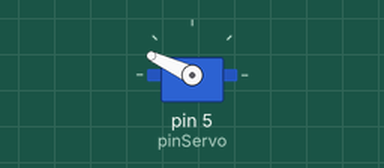
The sketch below on a simulated Arduino Uno, built with avr-gcc and run on an emulated ATmega328P. Shown: servo. Random numbers use the default seed unless the sketch sets one.

Above: at 0.05 s.
At 9.51 s:
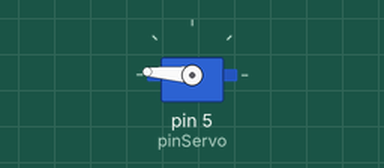
At 19.78 s:
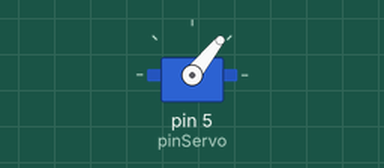
At 39.93 s:
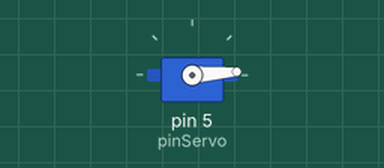
Timing chart, 0 to 40.0 s (numbered marks = the images above):
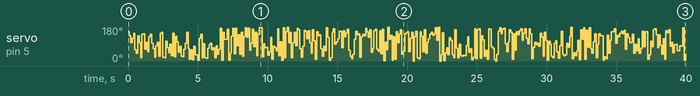

Measured:
- by itself, servo on pin 5 (pinServo): 155° → 133° at 0.10 s, → 96° 0.10 s later, → 121° 0.10 s later, → 147° 0.10 s later, … (395 changes in this stretch)

The sketch:

ej1.ino
```cpp
#define pinServo 5
#include <Servo.h>
Servo servo;

void setup() {
   Serial.begin(9600);
   servo.attach(pinServo);
}

void loop(){
  int angulo = random(0, 181);
  servo.write(angulo);
  delay(100);
}
```
